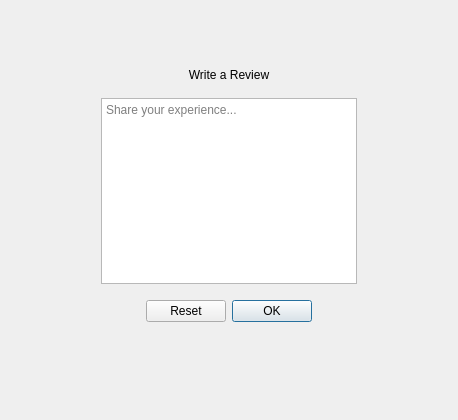
<?xml version="1.0" encoding="UTF-8"?>
<ui version="4.0">
 <class>userreview</class>
 <widget class="QDialog" name="userreview">
  <property name="geometry">
   <rect>
    <x>0</x>
    <y>0</y>
    <width>458</width>
    <height>420</height>
   </rect>
  </property>
  <property name="windowTitle">
   <string>Write a Review</string>
  </property>
  <layout class="QVBoxLayout" name="outerLayout">
   <item>
    <spacer name="topSpacer">
     <property name="orientation">
      <enum>Qt::Orientation::Vertical</enum>
     </property>
     <property name="sizeHint" stdset="0">
      <size>
       <width>20</width>
       <height>40</height>
      </size>
     </property>
    </spacer>
   </item>
   <item>
    <layout class="QHBoxLayout" name="centerRow">
     <item>
      <spacer name="leftSpacer">
       <property name="orientation">
        <enum>Qt::Orientation::Horizontal</enum>
       </property>
       <property name="sizeHint" stdset="0">
        <size>
         <width>30</width>
         <height>20</height>
        </size>
       </property>
      </spacer>
     </item>
     <item>
      <widget class="QFrame" name="formCard">
       <layout class="QVBoxLayout" name="mainLayout">
        <property name="spacing">
         <number>16</number>
        </property>
        <property name="leftMargin">
         <number>24</number>
        </property>
        <property name="topMargin">
         <number>24</number>
        </property>
        <property name="rightMargin">
         <number>24</number>
        </property>
        <property name="bottomMargin">
         <number>24</number>
        </property>
        <item>
         <widget class="QLabel" name="titleLabel">
          <property name="text">
           <string>Write a Review</string>
          </property>
          <property name="alignment">
           <set>Qt::AlignmentFlag::AlignHCenter</set>
          </property>
         </widget>
        </item>
        <item>
         <widget class="QTextEdit" name="userreviewTextEdit">
          <property name="placeholderText">
           <string>Share your experience...</string>
          </property>
         </widget>
        </item>
        <item>
         <widget class="QDialogButtonBox" name="buttonBox">
          <property name="standardButtons">
           <set>QDialogButtonBox::StandardButton::Ok|QDialogButtonBox::StandardButton::Reset</set>
          </property>
          <property name="centerButtons">
           <bool>true</bool>
          </property>
         </widget>
        </item>
        <item>
         <widget class="QLabel" name="feedbackLabel">
          <property name="text">
           <string/>
          </property>
          <property name="alignment">
           <set>Qt::AlignmentFlag::AlignHCenter</set>
          </property>
          <property name="wordWrap">
           <bool>true</bool>
          </property>
         </widget>
        </item>
       </layout>
      </widget>
     </item>
     <item>
      <spacer name="rightSpacer">
       <property name="orientation">
        <enum>Qt::Orientation::Horizontal</enum>
       </property>
       <property name="sizeHint" stdset="0">
        <size>
         <width>30</width>
         <height>20</height>
        </size>
       </property>
      </spacer>
     </item>
    </layout>
   </item>
   <item>
    <spacer name="bottomSpacer">
     <property name="orientation">
      <enum>Qt::Orientation::Vertical</enum>
     </property>
     <property name="sizeHint" stdset="0">
      <size>
       <width>20</width>
       <height>40</height>
      </size>
     </property>
    </spacer>
   </item>
  </layout>
 </widget>
 <resources/>
 <connections/>
</ui>
